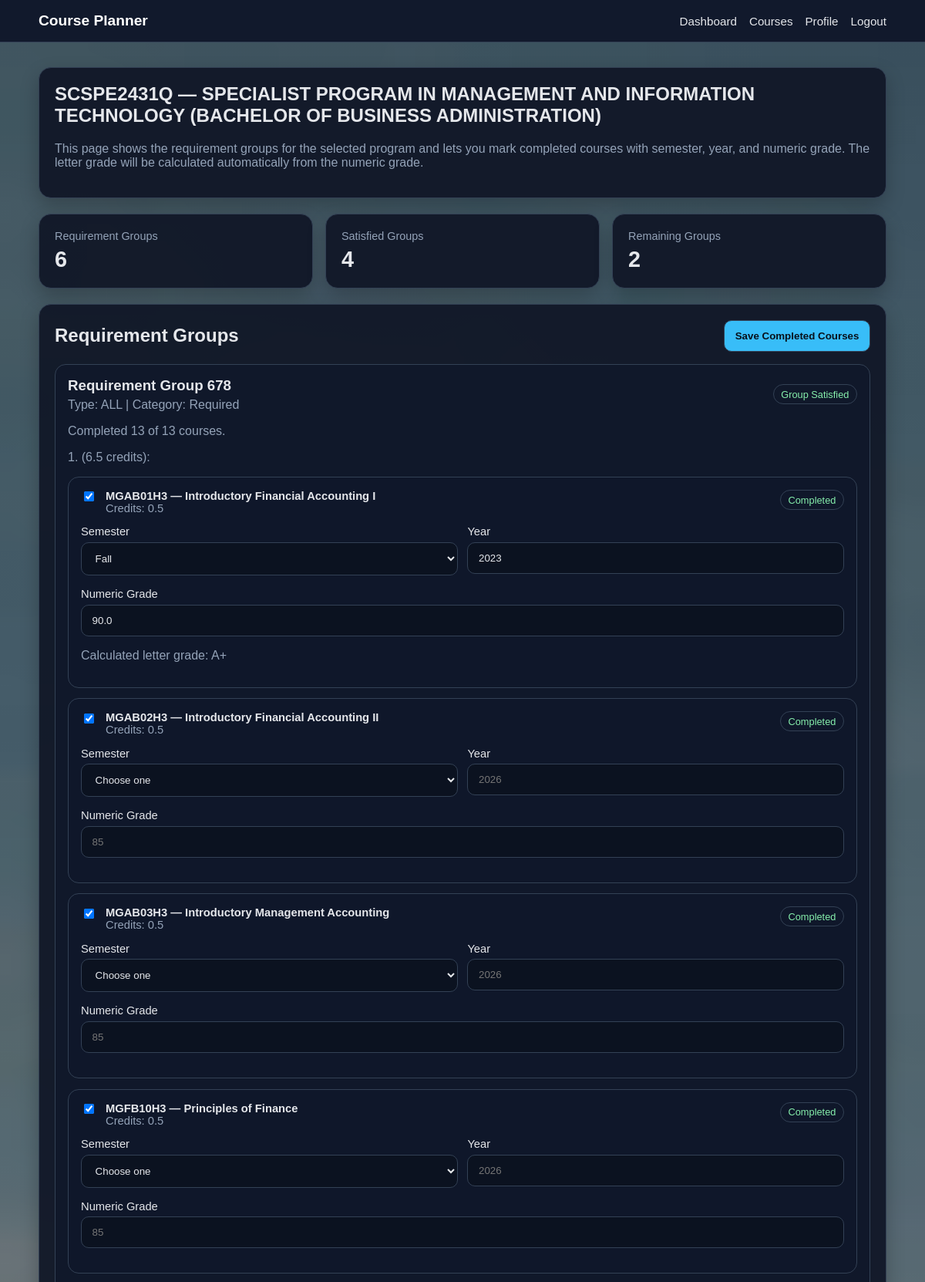
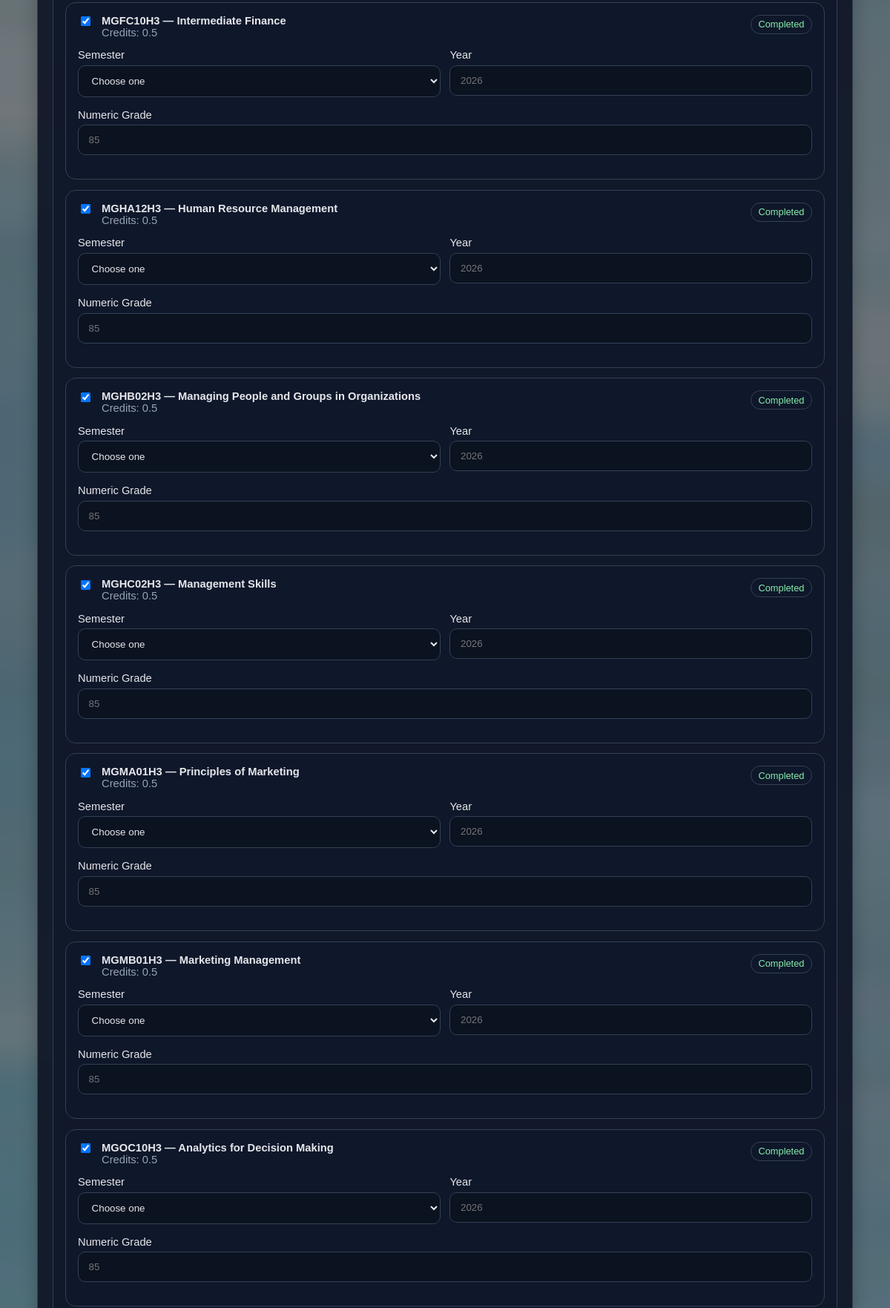
Screenshot of /planner?program_code=SCSPE2431Q (signed in, upper part) with the database file from the repository (2 pictures, top to bottom).
### tables this page shows
CREATE TABLE completed_courses (
    record_id INTEGER PRIMARY KEY,
    user_id INTEGER NOT NULL,
    course_code TEXT NOT NULL,
    semester TEXT,
    year INTEGER,
    grade TEXT,
    numeric_grade REAL,
    status TEXT NOT NULL DEFAULT 'COMPLETED',
    credits_earned REAL NOT NULL DEFAULT 0.5,
    FOREIGN KEY (user_id) REFERENCES users(user_id)
);

### Backend/recommendation_routes.py (the view)
    @app.route("/planner")
    def planner():
        if "user_id" not in session:
            flash("Please log in first.")
            return redirect(url_for("login"))
        user_id = session["user_id"]
        program_code = request.args.get("program_code", "").strip().upper()
        if not is_valid_program_code(program_code):
            flash("Invalid program code.")
            return redirect(url_for("dashboard"))
        plan = planner_service.get_program_plan(user_id, program_code)
        if not plan:
            flash("Program plan not found.")
            return redirect(url_for("dashboard"))
        return render_template("recommendations.html", plan=plan)

### Backend/data_repository.py (called while the page is built, shortened)
    def get_main_db_conn(self):
        conn = sqlite3.connect(self.db_path)
        conn.row_factory = sqlite3.Row
        return conn

    def _clean_df(self, df):
        return df.astype(object).where(pd.notna(df), None)

    def get_all_programs(self):
        conn = self.get_main_db_conn()
        try:
            rows = conn.execute("""
                SELECT *
                FROM programs
                ORDER BY program_name
            """).fetchall()
        except:
            rows = []
        conn.close()
        if rows:
            return rows

    def get_program_by_code(self, program_code):
        conn = self.get_main_db_conn()
        try:
            row = conn.execute("""
                SELECT *
                FROM programs
                WHERE program_code = ?
            """, (program_code,)).fetchone()
        except:
            row = None
        conn.close()
        if row:
            return row

    def get_course_by_code(self, course_code):
        conn = self.get_main_db_conn()
        try:
            row = conn.execute("""
                SELECT *
                FROM courses
                WHERE course_code = ?
            """, (course_code,)).fetchone()
        except:
            row = None
        conn.close()
        if row:
            return row

    def get_program_requirement_groups(self, program_code):
        conn = self.get_main_db_conn()
        try:
            rows = conn.execute("""
                SELECT *
                FROM program_requirement
                WHERE program_code = ?
                ORDER BY group_id
            """, (program_code,)).fetchall()
        except:
            rows = []
        conn.close()
        if rows:
            return rows
        csv_path = DATA_DIR / "program_requirement.csv"
        if not csv_path.exists():
            return []
        df = pd.read_csv(csv_path)
        filtered = df[df["program_code"] == program_code].sort_values("group_id")
        filtered = self._clean_df(filtered)
        return filtered.to_dict(orient="records")

    def get_program_requirement_courses(self, group_id):
        conn = self.get_main_db_conn()
        try:
            rows = conn.execute("""
                SELECT *
                FROM program_requirement_courses
                WHERE group_id = ?
                ORDER BY course_code
            """, (group_id,)).fetchall()
        except:
            rows = []
        conn.close()
        if rows:
            return rows

### templates/recommendations.html (shortened to what this page needs)
{% extends "base.html" %}
{% block content %}
<div class="grid" style="gap: 1.25rem;">
    <section class="hero-card">
        <h1>{{ plan.program.program_code }} — {{ plan.program.program_name }}</h1>
        <p class="muted">This page shows the requirement groups for the selected program and lets you mark completed courses with semester, year, and numeric grade. The letter grade will be calculated automatically from the numeric grade.</p>
    </section>
    <section class="grid three">
        <div class="card kpi">
            <span class="label">Requirement Groups</span>
            <span class="value">{{ plan.summary.total_groups }}</span>
        </div>
        <div class="card kpi">
            <span class="label">Satisfied Groups</span>
            <span class="value">{{ plan.summary.satisfied_groups }}</span>
        </div>
        <div class="card kpi">
            <span class="label">Remaining Groups</span>
            <span class="value">{{ plan.summary.remaining_groups }}</span>
        </div>
    </section>
    <form method="POST" action="{{ url_for('save_completed_courses') }}">
        <section class="list-card">
            <div class="actions" style="justify-content: space-between; align-items: center; margin-top: 0; margin-bottom: 1rem;">
                <h2 style="margin-bottom: 0;">Requirement Groups</h2>
                <button class="primary" type="submit">Save Completed Courses</button>
            </div>
            {% if plan.groups %}
                <div class="audit-list">
                    {% for group in plan.groups %}
                        <article class="audit-item">
                            <div class="actions" style="justify-content: space-between; align-items: center; margin-top: 0;">
                                <div>
                                    <h3 style="margin-bottom: 0.35rem;">Requirement Group {{ group.group_id }}</h3>
                                    <div class="meta">
                                        Type: {{ group.group_type or "ALL" }}
                                        {% if group.category %} | Category: {{ group.category }}{% endif %}
                                    </div>
                                </div>
                                {% if group.group_is_optional %}
                                    <span class="badge">Optional Group</span>
                                {% elif group.group_is_satisfied %}
                                    <span class="badge good">Group Satisfied</span>
                                {% else %}
                                    <span class="badge warn">Group Not Yet Satisfied</span>
                                {% endif %}
                            </div>
                            {% if group.group_progress_text %}
                                <p class="small">{{ group.group_progress_text }}</p>
                            {% endif %}
                            {% set group_notes = group.notes if group.notes is string else '' %}
                            {% if group_notes %}
                                <p class="small">{{ group_notes }}</p>
                            {% endif %}
                            {% if group.courses %}
                                <div class="simple-list">
                                    {% for course in group.courses %}
                                        <div class="simple-item">
                                            <div class="actions" style="justify-content: space-between; align-items: flex-start; margin-top: 0;">
                                                <div style="flex: 1;">
                                                    <label style="display: flex; gap: 0.75rem; align-items: flex-start; margin: 0;">
                                                        <input
                                                            type="checkbox"
                                                            name="course_codes"
                                                            value="{{ course.course_code }}"
                                                            {% if course.is_completed %}checked{% endif %}
                                                            style="width: auto; margin-top: 0.15rem;"
                                                        >
                                                        <span>
                                                            <strong>{{ course.course_code }} — {{ course.course_name }}</strong>
                                                            <div class="meta">Credits: {{ course.credits }}</div>
                                                        </span>
                                                    </label>
                                                </div>
                                                {% if course.is_completed %}
                                                    {% if course.is_completed_by_exclusion %}
                                                        <span class="badge good">Satisfied by exclusion{% if course.completed_by_exclusion_code %}: {{ course.completed_by_exclusion_code }}{% endif %}</span>
                                                    {% else %}
                                                        <span class="badge good">Completed</span>
                                                    {% endif %}
                                                {% elif course.is_optional_now %}
                                                    <span class="badge">Optional now</span>
                                                {% else %}
                                                    <span class="badge warn">Not Completed</span>
                                                {% endif %}
                                            </div>
                                            <div class="form-row two" style="margin-top: 0.9rem;">
                                                <div>
                                                    <label for="semester_{{ course.course_code }}">Semester</label>
                                                    <select id="semester_{{ course.course_code }}" name="semester_{{ course.course_code }}">
                                                        <option value="">Choose one</option>
                                                        <option value="Fall" {% if course.saved_semester == "Fall" %}selected{% endif %}>Fall</option>
                                                    </select>
                                                </div>
                                                <div>
                                                    <label for="year_{{ course.course_code }}">Year</label>
                                                    <input
                                                        id="year_{{ course.course_code }}"
                                                        name="year_{{ course.course_code }}"
                                                        type="number"
                                                        min="1900"
                                                        max="2100"
                                                        value="{{ course.saved_year or '' }}"
                                                        placeholder="2026"
                                                    >
                                                </div>
                                            </div>
                                            <div class="form-row">
                                                <div>
                                                    <label for="numeric_grade_{{ course.course_code }}">Numeric Grade</label>
                                                    <input
                                                        id="numeric_grade_{{ course.course_code }}"
                                                        name="numeric_grade_{{ course.course_code }}"
                                                        type="number"
                                                        step="0.01"
                                                        min="0"
                                                        max="100"
                                                        value="{{ course.saved_numeric_grade if course.saved_numeric_grade is not none else '' }}"
                                                        placeholder="85"
                                                    >
                                                </div>
                                            </div>
                                            {% if course.saved_grade %}
                                                <p class="small">Calculated letter grade: {{ course.saved_grade }}</p>
                                            {% endif %}
                                            {% set course_notes = course.notes if course.notes is string else '' %}
                                        </div>
                                    {% endfor %}
                                </div>
                            {% else %}
                                <div class="empty-state">No courses listed in this group.</div>
                            {% endif %}
                        </article>
                    {% endfor %}
                </div>
            {% else %}
                <div class="empty-state">No requirement groups found.</div>
            {% endif %}
        </section>
    </form>
</div>
{% endblock %}

### static/styles.css (style rules this page uses)
* { box-sizing: border-box; }
:root { --bg: #0f172a; --panel: #111827; --panel-2: #1f2937; --line: #334155; --text: #e5e7eb; --muted: #94a3b8; --accent: #38bdf8; --accent-2: #22c55e; --danger: #f87171; --warning: #fbbf24; --card: #111827; }
html, body { margin: 0; padding: 0; font-family: Arial, Helvetica, sans-serif; background: linear-gradient(180deg, #0b1220 0%, #111827 100%); color: var(--text); min-height: 100%; }
.hero-card, .card, .form-card, .table-card, .list-card { background: rgba(17, 24, 39, 0.95); border: 1px solid var(--line); border-radius: 16px; padding: 1.25rem; box-shadow: 0 10px 25px rgba(0, 0, 0, 0.22); }
.grid { display: grid; gap: 1rem; }
.grid.three { grid-template-columns: repeat(auto-fit, minmax(240px, 1fr)); }
h1, h2, h3 { margin-top: 0; }
p.muted, .small, .meta { color: var(--muted); }
.form-row { display: grid; gap: 0.8rem; margin-bottom: 1rem; }
.form-row.two { grid-template-columns: repeat(auto-fit, minmax(180px, 1fr)); }
label { display: block; font-size: 0.92rem; margin-bottom: 0.35rem; }
input, select, textarea, button { width: 100%; padding: 0.75rem 0.85rem; border-radius: 10px; border: 1px solid var(--line); background: #0b1220; color: var(--text); }
button.primary { background: var(--accent); color: #08111b; font-weight: 700; }
.kpi { display: flex; flex-direction: column; gap: 0.35rem; }
.kpi .label { color: var(--muted); font-size: 0.9rem; }
.kpi .value { font-size: 1.8rem; font-weight: 700; }
.course-list, .audit-list, .simple-list { display: grid; gap: 0.85rem; }
.course-item, .audit-item, .simple-item { border: 1px solid var(--line); border-radius: 14px; padding: 1rem; background: rgba(15, 23, 42, 0.75); }
.badge { display: inline-flex; align-items: center; gap: 0.35rem; padding: 0.28rem 0.6rem; border-radius: 999px; border: 1px solid var(--line); font-size: 0.8rem; color: var(--muted); }
.badge.good { color: #86efac; }
.actions { display: flex; gap: 0.75rem; flex-wrap: wrap; margin-top: 0.9rem; }
.actions > * { width: auto; }
body { margin: 0; min-height: 100vh; background: linear-gradient(rgba(0, 0, 0, 0.45), rgba(0, 0, 0, 0.45)), url("/static/images/uoft.jpg"); background-size: cover; background-position: center; background-repeat: no-repeat; background-attachment: fixed; }

### rows the page displays
completed_courses: course_code "MGAB01H3", course_name "Introductory Financial Accounting I", credits "0.5", semester+course_code "Fall", course_code "2023", course_code "90.0", saved_grade "A+"
completed_courses: course_code "MGAB02H3", course_name "Introductory Financial Accounting II", credits "0.5"
completed_courses: course_code "MGAB03H3", course_name "Introductory Management Accounting", credits "0.5"
completed_courses: course_code "MGFB10H3", course_name "Principles of Finance", credits "0.5"
completed_courses: course_code "MGFC10H3", course_name "Intermediate Finance", credits "0.5"
completed_courses: course_code "MGHA12H3", course_name "Human Resource Management", credits "0.5"
completed_courses: course_code "MGHB02H3", course_name "Managing People and Groups in Organizations", credits "0.5"
completed_courses: course_code "MGHC02H3", course_name "Management Skills", credits "0.5"
completed_courses: course_code "MGMA01H3", course_name "Principles of Marketing", credits "0.5"
completed_courses: course_code "MGMB01H3", course_name "Marketing Management", credits "0.5"
completed_courses: course_code "MGOC10H3", course_name "Analytics for Decision Making", credits "0.5"

### other values shown
{{ plan.program.program_code }} "SCSPE2431Q"
{{ plan.program.program_name }} "SPECIALIST PROGRAM IN MANAGEMENT AND INFORMATION TECHNOLOGY (BACHELOR OF BUSINESS ADMINISTRATION)"
{{ plan.summary.total_groups }} "6"
{{ plan.summary.satisfied_groups }} "4"
{{ plan.summary.remaining_groups }} "2"
{{ group.group_id }} "678"
{{ group.group_type or "ALL" }} "ALL"
{{ group.category }} "Required"
{{ group.group_progress_text }} "Completed 13 of 13 courses."
{{ group_notes }} "1. (6.5 credits):"
